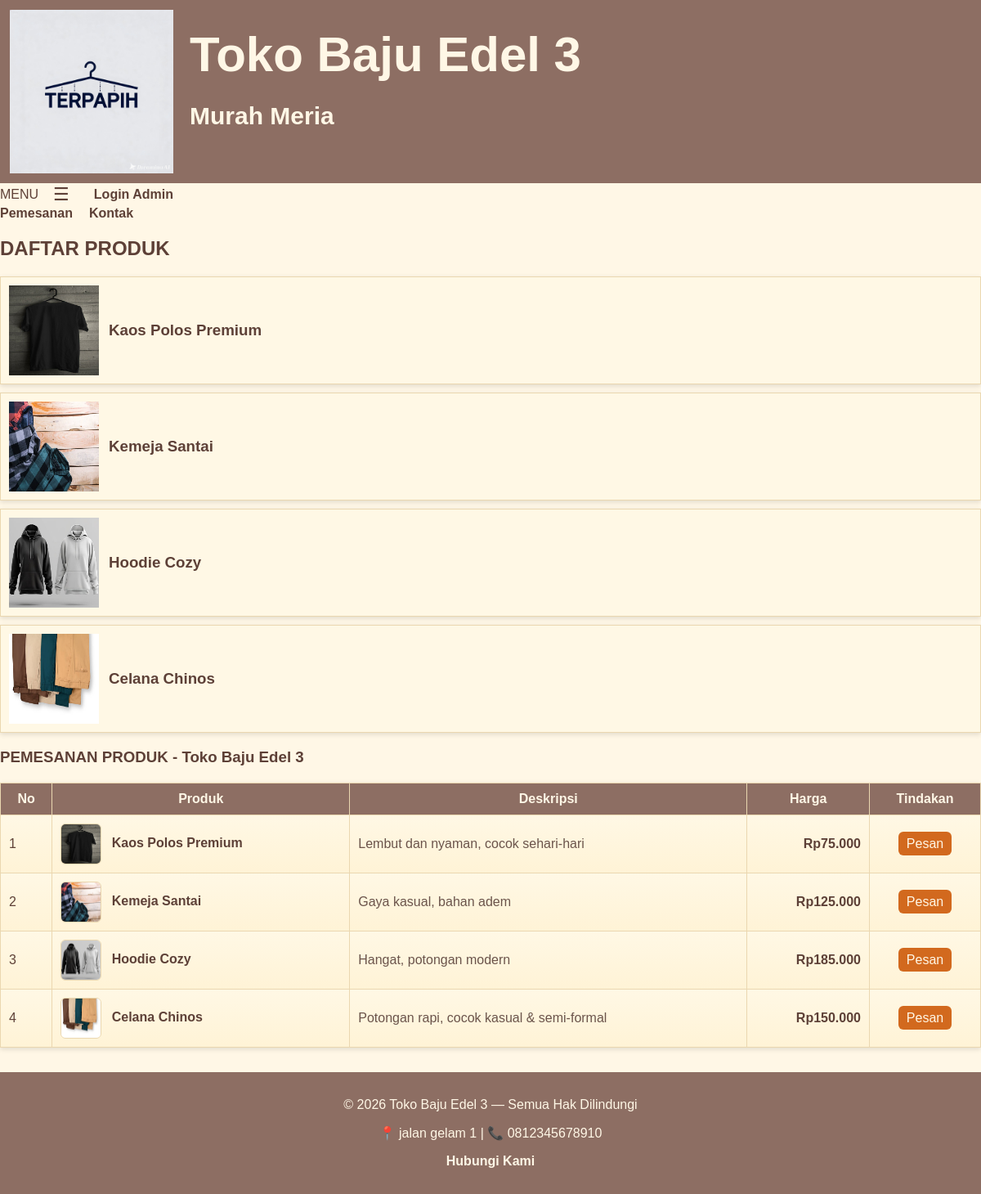
The page / on the database its author committed.
### tables this page shows
CREATE TABLE `website_info` (
  `id` int(11) NOT NULL,
  `nama_toko` varchar(100) NOT NULL,
  `slogan` varchar(255) DEFAULT NULL,
  `kontak` varchar(100) DEFAULT NULL,
  `alamat` text DEFAULT NULL
);

CREATE TABLE `produk` (
  `id` int(11) NOT NULL,
  `nama_produk` varchar(100) NOT NULL,
  `deskripsi` text NOT NULL,
  `harga` int(11) NOT NULL,
  `gambar` varchar(255) DEFAULT NULL
);

### index.php (the view, shortened to what this page needs)
<?php
include 'koneksi.php';
$info = $conn->query("SELECT * FROM website_info WHERE id=1")->fetch_assoc();
?>
<!DOCTYPE html>
<html lang="id">
<head>
</head>
<body>
<header class="site-header">
  <div class="header-inner">
    <div class="brand">
      <img src="terpapih.jpeg" alt="Logo TERPAPIH" class="site-logo">
      <div class="brand-title">
        <h1><?php echo $info['nama_toko']; ?></h1>
        <p class="tagline"><?php echo $info['slogan']; ?></p>
      </div>
    </div>
</header>
    <div class="cart-area">
      <span>MENU</span>
      <button class="burger" onclick="toggleMenu()">☰</button>
      <div id="burgerMenu" class="menu">
        <a href="login.php" class="login-link">Login Admin</a>
      </div>
    </div>
<nav>
  <ul>
    <li><a href="#ORDER">Pemesanan</a></li>
    <li><a href="kontak.php">Kontak</a></li>
  </ul>
</nav>
<main>
  <section>
    <h2>DAFTAR PRODUK</h2>
    <ul class="produk-list">
      <?php
      $result = $conn->query("SELECT * FROM produk");
      while($row = $result->fetch_assoc()):
      ?>
      <li class="produk-item">
        <img src="<?php echo $row['gambar']; ?>" alt="<?php echo $row['nama_produk']; ?>" width="110" height="110">
        <div>
          <h3><?php echo $row['nama_produk']; ?></h3>
        </div>
      </li>
      <?php endwhile; ?>
    </ul>
  </section>
  <section>
    <h3 id="ORDER">PEMESANAN PRODUK - <?php echo $info['nama_toko']; ?></h3>
    <table>
      <thead>
        <tr>
          <th>No</th>
          <th>Produk</th>
          <th>Deskripsi</th>
          <th>Harga</th>
          <th>Tindakan</th>
        </tr>
      </thead>
      <tbody>
        <?php
        $no = 1;
        $result = $conn->query("SELECT * FROM produk");
        while($row = $result->fetch_assoc()):
        ?>
        <tr style="background:linear-gradient(#FFF8E5,#FFF3D6);">
          <td><?php echo $no++; ?></td>
          <td>
            <img src="<?php echo $row['gambar']; ?>" alt="<?php echo $row['nama_produk']; ?>" width="48" height="48"
                 style="vertical-align:middle;border-radius:6px;border:1px solid #EAD7B0;margin-right:8px;">
            <strong><?php echo $row['nama_produk']; ?></strong>
          </td>
          <td style="color:#6b544b;"><?php echo $row['deskripsi']; ?></td>
          <td style="text-align:right;"><strong>Rp<?php echo number_format($row['harga'],0,',','.'); ?></strong></td>
          <td style="text-align:center;">
            <a href="form_pemesanan.php?id=<?php echo $row['id']; ?>" class="btn-pesan">Pesan</a>
          </td>
        </tr>
        <?php endwhile; ?>
      </tbody>
    </table>
  </section>
</main>
<footer>
  <p>&copy; <?php echo date("Y"); ?> <?php echo $info['nama_toko']; ?> — Semua Hak Dilindungi</p>
  <p>📍 <?php echo $info['alamat']; ?> | 📞 <?php echo $info['kontak']; ?></p>
  <p><a href="kontak.php">Hubungi Kami</a></p>
</footer>
</body>
</html>

### index.php (style rules this page uses)
body { background:#FFF7E6; color:#5D4037; font-family:Verdana, Arial, sans-serif; margin:0; }
header { background:#8D6E63; color:#FFF7E6; padding:12px; display:flex; justify-content:space-between; align-items:center; position:relative; }
.brand { display: flex; align-items: center; gap: 20px; }
.site-logo { height: 200px; width: auto; display: block; }
.brand-title { font-size: 30px; font-weight: 700; color: var(--vanilla-soft); margin: 0; line-height: 1; }
h1 { margin:0; }
nav ul { list-style:none; display:flex; gap:20px; padding:0; margin:0; }
nav a { text-decoration:none; color:#5D4037; font-weight:bold; }
.produk-list { list-style:none; padding:0; }
.produk-item { background:#FFF8E5; border:1px solid #EAD7B0; margin-bottom:10px; padding:10px; box-shadow:0 2px 6px rgba(0,0,0,0.12); display:flex; align-items:center; gap:12px; }
table { width:100%; border-collapse:collapse; margin-top:20px; box-shadow:0 2px 6px rgba(0,0,0,0.12); }
th, td { border:1px solid #EAD7B0; padding:10px; }
th { background:#8D6E63; color:#FFF7E6; }
td img { border-radius:6px; border:1px solid #EAD7B0; margin-right:8px; vertical-align:middle; }
.btn-pesan { text-decoration:none; color:#FFF7E6; background:#D2691E; padding:6px 10px; border-radius:6px; }
.cart-area { display: flex; align-items: center; gap: 12px; }
.burger { font-size: 22px; cursor: pointer; background: transparent; border: none; color: var(--vanilla-soft); }
.login-link { text-decoration: none; color: var(--vanilla-soft); font-weight: bold; background: var(--brown-dark); padding: 6px 12px; border-radius: 6px; }
footer { background:#8D6E63; color:#FFF7E6; text-align:center; padding:15px; margin-top:30px; }
footer a { color:#FFF7E6; text-decoration:none; font-weight:bold; }

### rows shown on the page
website_info: nama_toko "Toko Baju Edel 3", slogan "Murah Meria", alamat "jalan gelam 1", kontak "0812345678910"
produk: gambar (picture), nama_produk "Kaos Polos Premium", deskripsi "Lembut dan nyaman, cocok sehari-hari", harga "75.000"
produk: gambar (picture), nama_produk "Kemeja Santai", deskripsi "Gaya kasual, bahan adem", harga "125.000"
produk: gambar (picture), nama_produk "Hoodie Cozy", deskripsi "Hangat, potongan modern", harga "185.000"
produk: gambar (picture), nama_produk "Celana Chinos", deskripsi "Potongan rapi, cocok kasual & semi-formal", harga "150.000"
